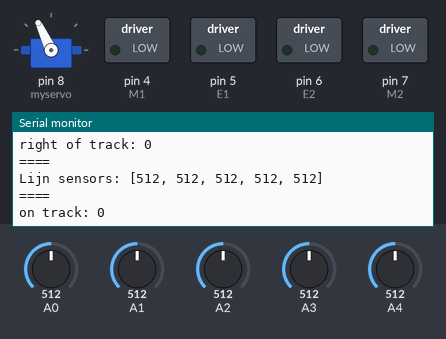
The sketch below on a simulated Arduino Uno, built with avr-gcc and run on an emulated ATmega328P. Parts: servo, switched loads named in the sketch (green lamp = pin HIGH), the last lines printed to the serial monitor. The inputs (shaded band) are chosen by the test bench; at power-on: A0 = 512, A1 = 512, A2 = 512, A3 = 512, A4 = 512.

Above: at 5.8 s.
5.9 s: A0 set to 106
At 6.8 s:
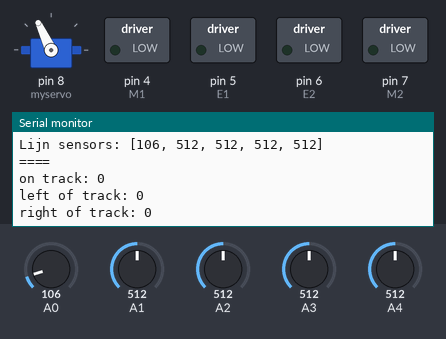
8.9 s: A0 set to 94
At 9.5 s:
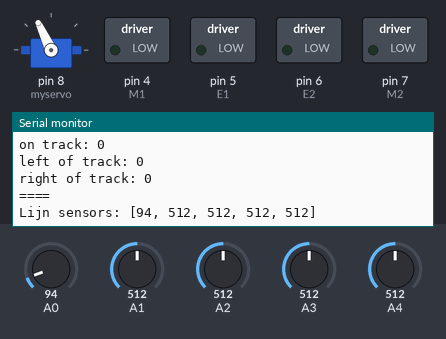
11.9 s: A1 set to 109
At 12.9 s:
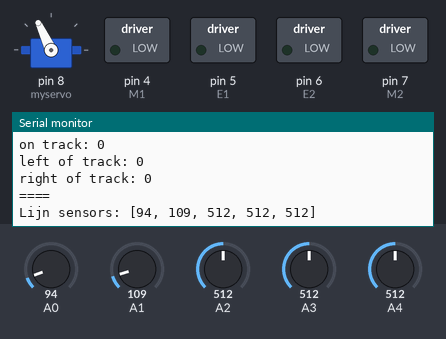
13.4 s: A1 set to 93
At 14.4 s:
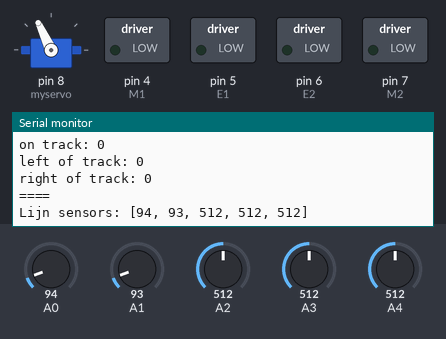
16.4 s: A2 set to 106
At 17.3 s:
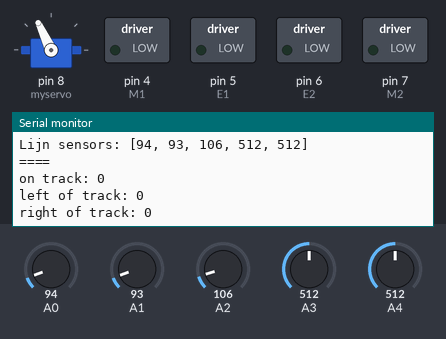
17.9 s: A2 set to 94
At 18.8 s:
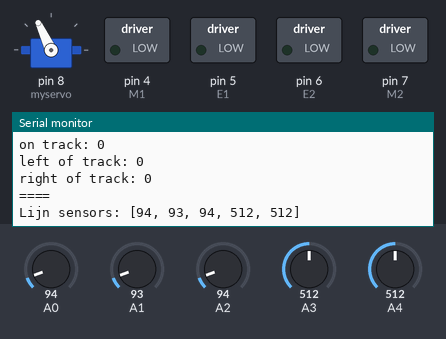
Timing chart, 0 to 20.9 s (numbered marks = the images above; inputs shaded):
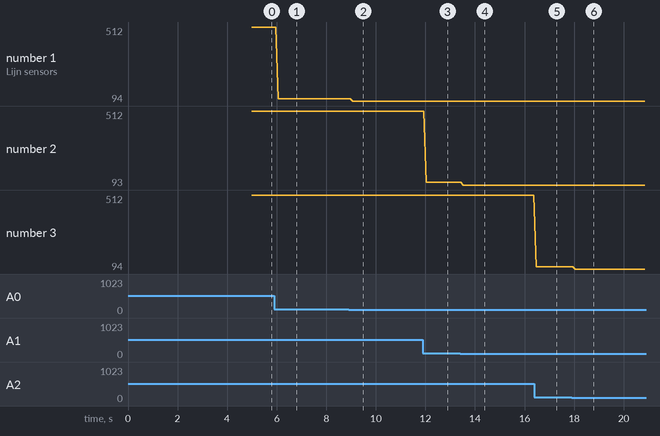

The sketch:

robot.ino
```cpp
#include <Servo.h>
#include <NewPing.h>  //https://bitbucket.org/teckel12/arduino-new-ping/downloads/
#define TRIG_PIN 12
#define ECHO_PIN 11
#define MAX_DISTANCE 200
#define debug true
#define test false
#define lineTrashhold 10

#define MAX_SPEED 70 // sets speed of DC  motors

int E1 = 5;     //M1 Speed Control
int E2 = 6;     //M2 Speed Control
int M1 = 4;     //M1 Direction Control
int M2 = 7;     //M1 Direction Control

int sensors[5];

Servo myservo;
NewPing sonar(TRIG_PIN, ECHO_PIN, MAX_DISTANCE);

int speedSet = 0;
boolean isStarted = false;

void setup() {
  Serial.begin(9600);
  myservo.attach(8);
  myservo.write(115);

  pinMode(A0, INPUT);
  pinMode(A1, INPUT);
  pinMode(A2, INPUT);
  pinMode(A3, INPUT);
  pinMode(A4, INPUT);

  pinMode(M1, OUTPUT);
  pinMode(M2, OUTPUT);
  pinMode(E1, OUTPUT);
  pinMode(E2, OUTPUT);
}

void loop() {
  if (!isStarted) {
    isStarted = true;

    delay(5000);
  }
  readLijnSensor();
  boolean isOnTrack = sensors[2] < lineTrashhold;
  boolean isMovingLeftOfTrack = (sensors[3] < lineTrashhold);
  boolean isMovingRightOfTrack = (sensors[1] < lineTrashhold);
  boolean isLost = !isOnTrack &&

                   //  delay(2000);
                   //  moveForwards();
                   //  delay(2000);
                   //  moveBackwards();
                   //  delay(2000);
                   //  turnRight();
                   //  readPing();

                   Serial.println("====");
  Serial.println("on track: " + String(isOnTrack));
  Serial.println("left of track: " + String(isMovingLeftOfTrack && !isMovingRightOfTrack));
  Serial.println("right of track: " + String(isMovingRightOfTrack && !isMovingLeftOfTrack));
  Serial.println("====");

  if(test) {
    testMovement();
  }
}

void testMovement() {
  turnLeft();
  delay(10000);
  turnRight();
  delay(10000);
  moveForwards();
  delay(10000);
  moveBackwards();
  delay(10000);
}

void readLijnSensor() {
  sensors[0] = analogRead(A0);
  sensors[1] = analogRead(A1);
  sensors[2] = analogRead(A2);
  sensors[3] = analogRead(A3);
  sensors[4] = analogRead(A4);

  if (debug) {
    Serial.print("Lijn sensors: [");
    Serial.print(sensors[0]);
    Serial.print(", ");
    Serial.print(sensors[1]);
    Serial.print(", ");
    Serial.print(sensors[2]);
    Serial.print(", ");
    Serial.print(sensors[3]);
    Serial.print(", ");
    Serial.print(sensors[4]);
    Serial.println("]");
  }
}

int readPing() {
  int afstand = sonar.ping_cm();
  if (debug) {
    Serial.print("Ping: ");
    Serial.print(afstand);
    Serial.println("cm");
  }

  return afstand;
}

void turnRight() {
  digitalWrite(M1, LOW);
  digitalWrite(M2, HIGH);

  analogWrite (E1, MAX_SPEED);
  analogWrite (E2, MAX_SPEED);
}


void turnLeft() {
  digitalWrite(M1, HIGH);
  digitalWrite(M2, LOW);

  analogWrite (E1, MAX_SPEED);
  analogWrite (E2, MAX_SPEED);
}


void moveForwards() {
  digitalWrite(M1, HIGH);
  digitalWrite(M2, HIGH);

  analogWrite (E1, MAX_SPEED);
  analogWrite (E2, MAX_SPEED);

}


void moveBackwards() {
  digitalWrite(M1, LOW);
  digitalWrite(M2, LOW);

  analogWrite (E1, MAX_SPEED);
  analogWrite (E2, MAX_SPEED);
}

void stopNow() {
  digitalWrite(M1, LOW);
  digitalWrite(M2, LOW);

  analogWrite(E1, 0);
  analogWrite(E2, 0);
}
```

Measured:
- the behaviour switches between 100 and 99 on A0 (found by bisection; images 1 and 2)
- the behaviour switches between 100 and 99 on A2 (found by bisection; images 5 and 6)
- after the input at 5.9 s, the serial monitor: prints a new line after 0.17 s (image 1)
- after the input at 8.9 s, the serial monitor: prints a new line after 0.17 s (image 2)
- after the input at 11.9 s, the serial monitor: prints a new line after 0.14 s (image 3)
- after the input at 13.4 s, the serial monitor: prints a new line after 0.13 s (image 4)
- after the input at 16.4 s, the serial monitor: prints a new line after 0.07 s (image 5)
- after the input at 17.9 s, the serial monitor: prints a new line after 0.14 s (image 6)
